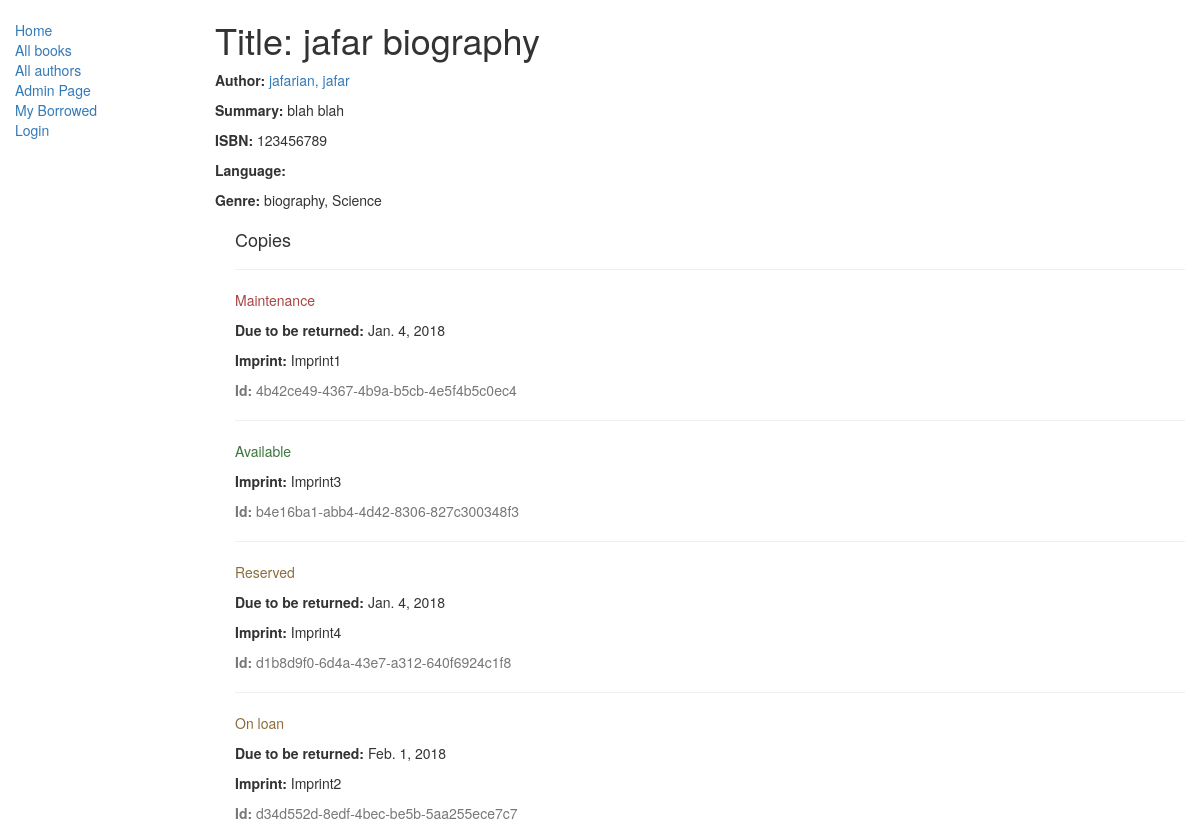
/catalog/book/1, run on the app's committed database.
### catalog/models.py (models this page shows, shortened)
class Book(models.Model):
    title = models.CharField(max_length=200)
    author = models.ForeignKey('Author', on_delete=models.SET_NULL, null=True)
    summary = models.TextField(max_length=1000, help_text="Enter a brief description of the book")
    isbn = models.CharField('ISBN',max_length=13, help_text='13 Character <a href="https://www.isbn-international.org/content/what-isbn">ISBN number</a>')
    genre = models.ManyToManyField(Genre, help_text="Select a genre for this book")
    def display_genre(self):
        """
        Creates a string for the Genre. This is required to display genre in Admin.
        """
        return ', '.join([ genre.name for genre in self.genre.all()[:3] ])
    display_genre.short_description = 'Genre'

class Author(models.Model):
    first_name = models.CharField(max_length=100)
    last_name = models.CharField(max_length=100)
    date_of_birth = models.DateField(null=True, blank=True)
    date_of_death = models.DateField('Died', null=True, blank=True)
    def __str__(self):
        return '%s, %s' % (self.last_name, self.first_name)

class Genre(models.Model):
    name = models.CharField(max_length=200, help_text="Enter a book genre (e.g. Science Fiction, French Poetry etc.)")
    def __str__(self):
        return self.name

class BookInstance(models.Model):
    id = models.UUIDField(primary_key=True, default=uuid.uuid4, help_text="Unique ID for this particular book across whole library")
    book = models.ForeignKey('Book', on_delete=models.SET_NULL, null=True)
    imprint = models.CharField(max_length=200)
    due_back = models.DateField(null=True, blank=True)
    LOAN_STATUS = (
        ('m', 'Maintenance'),
        ('o', 'On loan'),
        ('a', 'Available'),
        ('r', 'Reserved'),
    )
    status = models.CharField(max_length=1, choices=LOAN_STATUS, blank=True, default='m', help_text='Book availability')
    borrower = models.ForeignKey(User, on_delete=models.SET_NULL, null=True, blank=True)
    class Meta:
        ordering = ["due_back"]

### catalog/views.py (the view)
# urls.py: url(r'^book/(?P<pk>\d+)$', views.BookDetailView.as_view(), name='book-detail'),
class BookDetailView(generic.DetailView):
    model = models.Book
    template_name='catalog/book_detail.html'

### catalog/templates/catalog/book_detail.html
{% extends "catalog/base_generic.html" %}
{% block content %}
  <h1>Title: {{ book.title }}</h1>
  <p><strong>Author:</strong> <a href="">{{ book.author }}</a></p>
  <p><strong>Summary:</strong> {{ book.summary }}</p>
  <p><strong>ISBN:</strong> {{ book.isbn }}</p>
  <p><strong>Language:</strong> {{ book.language }}</p>
  <p><strong>Genre:</strong> {% for genre in book.genre.all %} {{ genre }}{% if not forloop.last %}, {% endif %}{% endfor %}</p>
  <div style="margin-left:20px;margin-top:20px">
    <h4>Copies</h4>
    {% for copy in book.bookinstance_set.all %}
    <hr>
    <p class="{% if copy.status == 'a' %}text-success{% elif copy.status == 'm' %}text-danger{% else %}text-warning{% endif %}">{{ copy.get_status_display }}</p>
    {% if copy.status != 'a' %}<p><strong>Due to be returned:</strong> {{copy.due_back}}</p>{% endif %}
    <p><strong>Imprint:</strong> {{copy.imprint}}</p>
    <p class="text-muted"><strong>Id:</strong> {{copy.id}}</p>
    {% endfor %}
  </div>
{% endblock %}

### catalog/templates/catalog/base_generic.html (shortened to what this page needs)
<!DOCTYPE html>
<html lang="en">
<head>
  <link rel="stylesheet" href="https://maxcdn.bootstrapcdn.com/bootstrap/3.3.7/css/bootstrap.min.css">
  {% load static %}
  <link rel="stylesheet" href="{% static 'catalog/styles.css' %}">
</head>
<body>
  <div class="container-fluid">
    <div class="row">
      <div class="col-sm-2">
      {% block sidebar %}
      <ul class="sidebar-nav">
          <li><a href="{% url 'catalog:index' %}">Home</a></li>
          <li><a href="{% url 'catalog:books' %}">All books</a></li>
          <li><a href="{% url 'catalog:authors'%}">All authors</a></li>
          <li><a href="/admin/"> Admin Page </a></li>
          <li><a href="{% url 'catalog:my-borrowed' %}">My Borrowed</a></li>
          {% if user.is_authenticated %}
              <li>User: {{ user.get_username }}</li>
              <li><a href="{% url 'logout'%}?next={{request.path}}">Logout</a></li>
          {% else %}
              <li><a href="{% url 'login'%}?next={{request.path}}">Login</a></li>
          {% endif %}
      </ul>
     {% endblock %}
      </div>
      <div class="col-sm-10 ">
      {% block content %}{% endblock %}
      </div>
    </div>
  </div>
</body>
</html>

### catalog/static/catalog/styles.css (style rules this page uses)
.sidebar-nav { margin-top: 20px; padding: 0; list-style: none; }

### data on the page
Book: title "jafar biography", author "jafarian, jafar", summary "blah blah", isbn "123456789"
Genre: name "biography"
Genre: name "Science"
BookInstance: status "Maintenance", due_back "Jan. 4, 2018", imprint "Imprint1", id "4b42ce49-4367-4b9a-b5cb-4e5f4b5c0ec4"
BookInstance: status "Available", imprint "Imprint3", id "b4e16ba1-abb4-4d42-8306-827c300348f3"
BookInstance: status "Reserved", due_back "Jan. 4, 2018", imprint "Imprint4", id "d1b8d9f0-6d4a-43e7-a312-640f6924c1f8"
BookInstance: status "On loan", due_back "Feb. 1, 2018", imprint "Imprint2", id "d34d552d-8edf-4bec-be5b-5aa255ece7c7"
